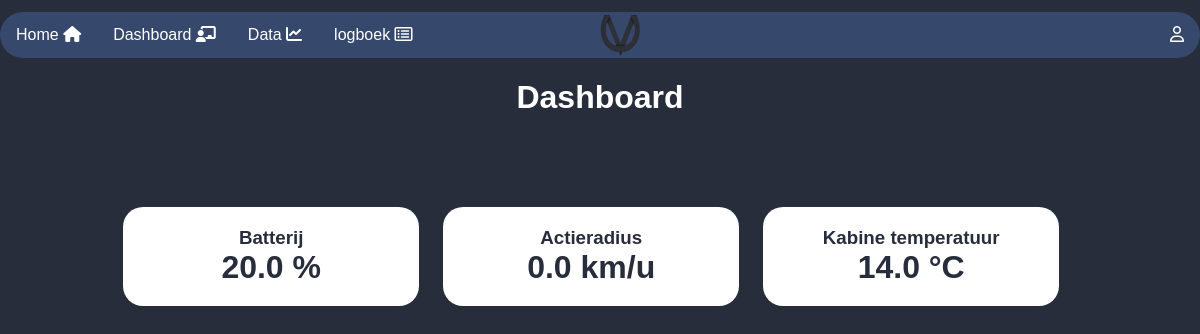
Before: /home/dashboard (signed in) with the older database file.
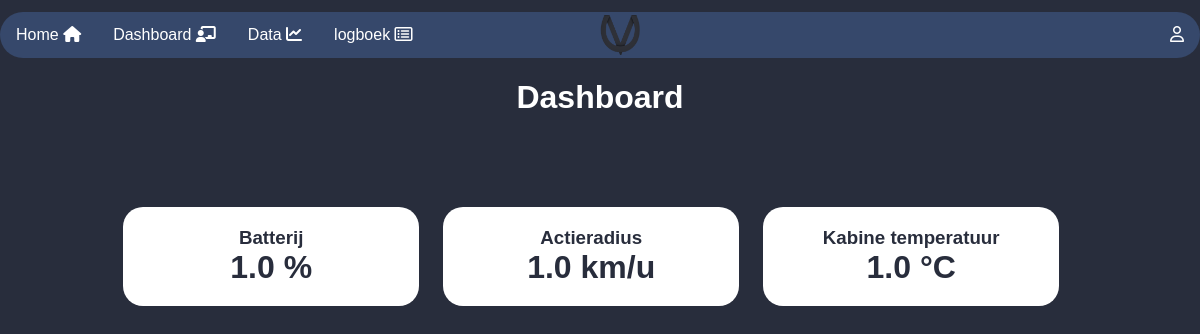
After: the same page with the newer database file.
### api/models.py (models this page shows, shortened)
class vehicleStatus(models.Model):
    time = models.DateTimeField(auto_now_add=True)
    vehicle_id = models.CharField(max_length=20)
    laden = models.BooleanField()
    error_g = models.BooleanField()
    tanken = models.BooleanField()
    baterij_temp = models.BooleanField()
    batterij_span_laag = models.BooleanField()
    batterij_span_hoog = models.BooleanField()
    vermogen = models.FloatField()
    batterij_percentage = models.FloatField()
    actieradius = models.FloatField()
    batterijspanning_minimum = models.FloatField()
    batterijspanning_gemiddeld = models.FloatField()
    batterijspanning_maximum = models.FloatField()
    snelheid = models.FloatField()
    airco_actief = models.FloatField()
    error_12v = models.FloatField()
    hoogspanningserror = models.FloatField()
    motor_temperatuur_alarm = models.FloatField()
    controller_temperatuur_alarm = models.FloatField()
    airco_aan = models.FloatField()
    motor_temperatuur = models.FloatField()
    controller_temperatuur = models.FloatField()
    spanning_12v = models.FloatField()
    gemiddeld_verbruik = models.FloatField()
    aantal_satellieten  = models.FloatField()
    batterij_temperatuur = models.FloatField()
    kabine_temperatuur = models.FloatField()
    kabine_ingestelde_temperatuur = models.FloatField()
    olie_temperatuur = models.FloatField()
    versnelling_x_richting = models.FloatField()
    versnelling_y_richting = models.FloatField()
    versnelling_z_richting = models.FloatField()
    bedrijfstijd = models.FloatField()
    class Meta:
        verbose_name_plural = "vehicle statusses"

### frontend/views.py (the view)
# urls.py: path('dashboard', views.dashboardView, name='Dashboard'),
def dashboardView(request):
    if not request.user.is_anonymous:
        vehicle_ids = request.user.profile.vehicle_ids
        if vehicle_ids is not None:
            vehicle_ids_sep = split_vehicle_ids(vehicle_ids)
            selected_vehicle_id = get_selected_vehicle_id(request, vehicle_ids_sep)
            vehicle_statusses = vehicleStatus.objects.filter(vehicle_id=selected_vehicle_id).order_by('time').reverse()
            if len(vehicle_statusses) > 0:
                args = {'page':'dashboard.html', 'vehicle_status': vehicle_statusses[0], 'vehicle_id': selected_vehicle_id}
                return render(request, 'default-without-footer.html', args)
            else:
                args = {'page': 'dashboard.html', 'vehicle_id': vehicle_ids}
                return render(request, 'default-without-footer.html', args)
    args = {'page': 'dashboard.html',}
    return render(request, 'default-without-footer.html', args)

### frontend/views.py (called while the page is built)
def split_vehicle_ids(vehicle_ids):
    vehicle_ids_sep = vehicle_ids.replace(" ", "").split(";")
    vehicle_ids_sep = [n for n in vehicle_ids_sep if len(n) > 0]  # Filter spaces
    return vehicle_ids_sep

def get_selected_vehicle_id(request, vehicle_ids_sep):
    selected_vehicle_id = request.GET.get('vehicle_id')
    if selected_vehicle_id is None:
        selected_vehicle_id = vehicle_ids_sep[0]
    return selected_vehicle_id

### templates/default-without-footer.html (shortened to what this page needs)
{% load static %}
<!DOCTYPE html>
<html lang="en">
<head>
    <link rel="stylesheet" href="{% static 'style/default.css' %}">
    <link rel="stylesheet" href="https://cdnjs.cloudflare.com/ajax/libs/font-awesome/4.7.0/css/font-awesome.min.css">
</head>
<header>
    {% if user.is_authenticated %}
        <div class="navbar">
            <a href="/home">Home <i class="fas fa-home"></i></a>
            <img id="imglink" src="/static/headernav.png" class="imgnav" onclick="logoclick()"/>
            <a href="/dashboard">Dashboard <i class="fas fa-chalkboard-teacher"></i></a>
            <a href="/data-analytics">Data <i class="fas fa-chart-line"></i></a>
            <a href="/logboek">logboek <i class="far fa-list-alt"></i></a>
                <div class="dropdown-nav">
                <button class="dropbtn">
                  <i id="usericon" class="far fa-user"></i>
                </button>
              </div>
            </div>
    {% endif %}
</header>
<body id="container">
    <div id="main">
        {% include page %}
    </div>
</body>
</html>

### templates/dashboard.html (shortened to what this page needs)
{% load static %}
<head>
    <link rel="stylesheet" href="{% static 'style/dashboard.css' %}">
</head>
<body>
    <div class="content">
        <h1 id="welkoms-bericht">Dashboard</h1>
        <br>
        {% if user.is_authenticated %}
            {% if vehicle_id != None %}
                <div class="grid-container">
                    <div class="grid-box">
                        <h3>Batterij</h3>
                        <h1>{{ vehicle_status.batterij_percentage}} %</h1>
                    </div>
                    <div class="grid-box">
                        <h3>Actieradius</h3>
                        <h1>{{ vehicle_status.actieradius}} km/u </h1>
                    </div>
                    <div class="grid-box">
                        <h3>Kabine temperatuur</h3>
                        <h1>{{ vehicle_status.kabine_temperatuur }} °C</h1>
                    </div>
                </div>
            {% else %}
                <p id="error-else">Er is geen voertuig aan dit account gekoppeld.</p>
            {% endif %}
        {% else %}
            <p id="error-else">Om de status van uw voertuig(en) te zien moet u eerst <a href="/login" style="color: white">inloggen</a>.</p>
        {% endif %}
    </div>
</body>

Changed rows visible on the page:
no longer on this page (row unchanged): vehicleStatus: batterij_percentage "20.0", actieradius "0.0", kabine_temperatuur "14.0"
added vehicleStatus: batterij_percentage "1.0", actieradius "1.0", kabine_temperatuur "1.0"
